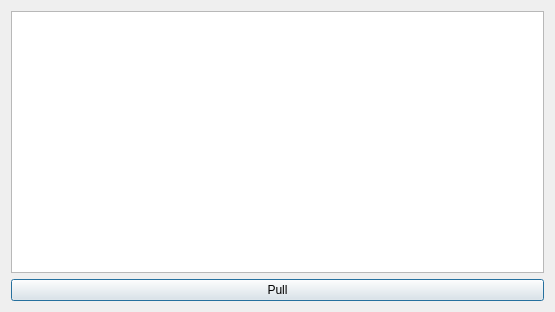
<?xml version="1.0" encoding="UTF-8"?>
<ui version="4.0">
 <class>GitPullDialog</class>
 <widget class="QDialog" name="GitPullDialog">
  <property name="geometry">
   <rect>
    <x>0</x>
    <y>0</y>
    <width>555</width>
    <height>312</height>
   </rect>
  </property>
  <property name="windowTitle">
   <string>Git Pull</string>
  </property>
  <property name="locale">
   <locale language="English" country="UnitedStates"/>
  </property>
  <layout class="QVBoxLayout" name="verticalLayout">
   <item>
    <widget class="QPlainTextEdit" name="plainTextEdit">
     <property name="readOnly">
      <bool>true</bool>
     </property>
    </widget>
   </item>
   <item>
    <widget class="QPushButton" name="pushButton">
     <property name="text">
      <string>Pull</string>
     </property>
    </widget>
   </item>
  </layout>
 </widget>
 <resources/>
 <connections/>
</ui>
